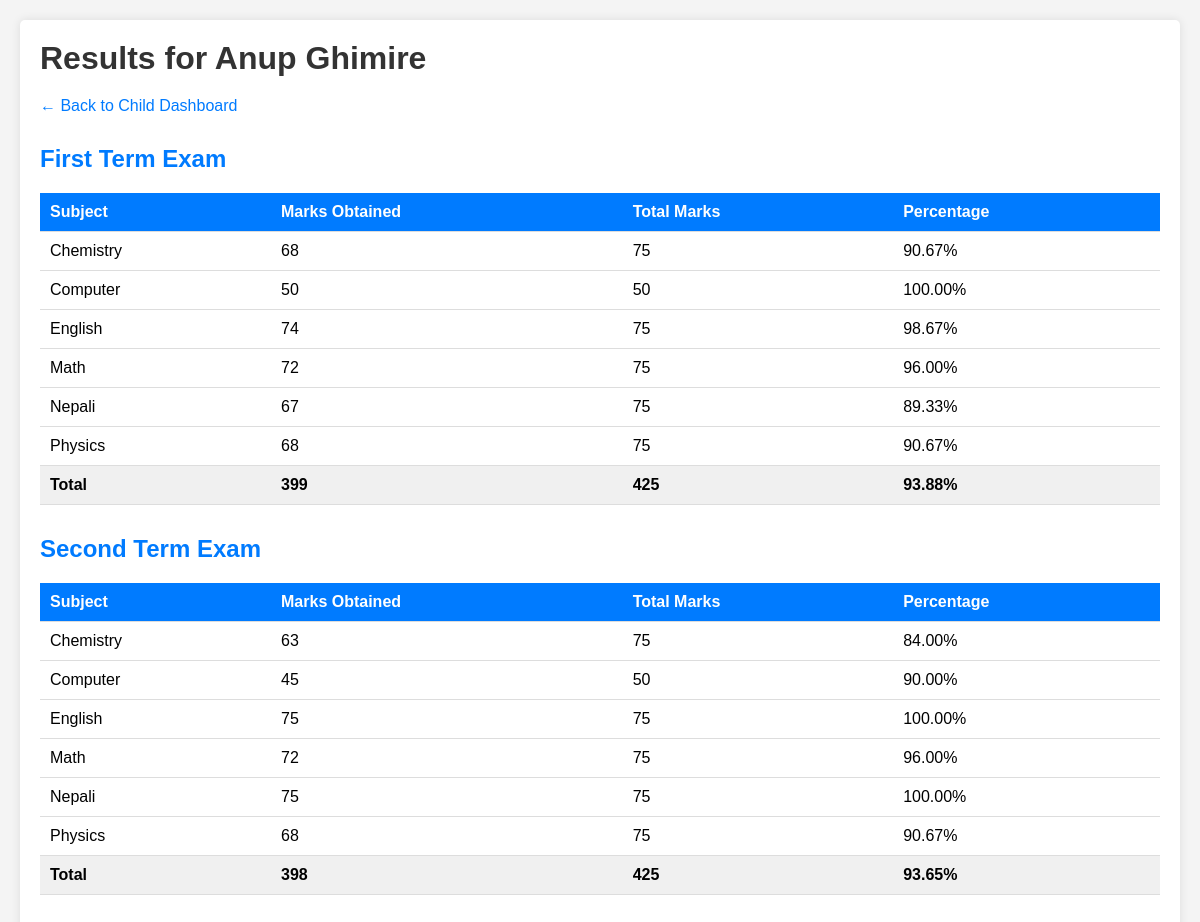
Screenshot of /parent/child_results.php?student_id=2 (signed in) with the database file from the repository.
### tables this page shows
CREATE TABLE `students` (
  `id` int(11) NOT NULL,
  `student_id` varchar(20) NOT NULL,
  `name` varchar(100) NOT NULL,
  `email` varchar(100) DEFAULT NULL,
  `phone` varchar(15) DEFAULT NULL,
  `class` varchar(10) NOT NULL,
  `section` varchar(5) DEFAULT NULL,
  `roll_no` int(11) DEFAULT NULL,
  `address` text DEFAULT NULL,
  `password` varchar(255) NOT NULL,
  `created_at` timestamp NOT NULL DEFAULT current_timestamp()
);

CREATE TABLE `results` (
  `id` int(11) NOT NULL,
  `student_id` int(11) NOT NULL,
  `class` varchar(10) NOT NULL,
  `exam_name` varchar(100) NOT NULL,
  `subject` varchar(100) NOT NULL,
  `marks` int(11) NOT NULL,
  `total_marks` int(11) NOT NULL,
  `entered_by` int(11) NOT NULL,
  `entered_at` timestamp NOT NULL DEFAULT current_timestamp()
);

### parent/child_results.php (the view, shortened to what this page needs)
<?php
include '../config.php';
$student_id = isset($_GET['student_id']) ? intval($_GET['student_id']) : 0;
$student_sql = "SELECT name FROM students WHERE id = $student_id";
$student_res = mysqli_query($conn, $student_sql);
$student = mysqli_fetch_assoc($student_res);
$results_sql = "SELECT * FROM results WHERE student_id = $student_id ORDER BY exam_name, subject";
$results_res = mysqli_query($conn, $results_sql);
$results_by_exam = [];
while ($row = mysqli_fetch_assoc($results_res)) {
    $results_by_exam[$row['exam_name']][] = $row;
}
?>
<!DOCTYPE html>
<html>
<head>
    <link rel="stylesheet" href="../css/style.css">
</head>
<body>
    <div class="container">
        <h1>Results for <?php echo $student['name']; ?></h1>
        <p><a href="view_child.php?student_id=<?php echo $student_id; ?>">← Back to Child Dashboard</a></p>
        <?php if (empty($results_by_exam)): ?>
            <p>No results found.</p>
        <?php else: ?>
            <?php foreach ($results_by_exam as $exam => $subjects): ?>
                <h2><?php echo $exam; ?></h2>
                <table>
                    <tr>
                        <th>Subject</th>
                        <th>Marks Obtained</th>
                        <th>Total Marks</th>
                        <th>Percentage</th>
                    </tr>
                    <?php
                    $total_obtained = 0;
                    $total_max = 0;
                    foreach ($subjects as $s):
                        $total_obtained += $s['marks'];
                        $total_max += $s['total_marks'];
                    ?>
                    <tr>
                        <td><?php echo $s['subject']; ?></td>
                        <td><?php echo $s['marks']; ?></td>
                        <td><?php echo $s['total_marks']; ?></td>
                        <td><?php echo number_format(($s['marks']/$s['total_marks'])*100, 2); ?>%</td>
                    </tr>
                    <?php endforeach; ?>
                    <tr style="font-weight:bold; background:#f0f0f0;">
                        <td>Total</td>
                        <td><?php echo $total_obtained; ?></td>
                        <td><?php echo $total_max; ?></td>
                        <td><?php echo number_format(($total_obtained/$total_max)*100, 2); ?>%</td>
                    </tr>
                </table>
            <?php endforeach; ?>
        <?php endif; ?>
    </div>
</body>
</html>

### css/style.css (style rules this page uses)
* { margin: 0; padding: 0; box-sizing: border-box; }
body { font-family: Arial, sans-serif; background: #f4f4f4; padding: 20px; }
.container { max-width: 1200px; margin: 0 auto; background: white; padding: 20px; border-radius: 5px; box-shadow: 0 0 10px rgba(0,0,0,0.1); }
h1, h2, h3 { color: #333; margin-bottom: 20px; }
table { width: 100%; border-collapse: collapse; margin: 20px 0; }
th, td { padding: 10px; text-align: left; border-bottom: 1px solid #ddd; }
th { background: #007bff; color: white; }
a { color: #007bff; text-decoration: none; }
h2 { color: #007bff; margin-top: 30px; }

### rows the page displays
students: name "Anup Ghimire"
results: subject "Chemistry", marks "68", total_marks "75", ($s['marks']/$s['total_marks'])*100 "90.67"
results: subject "Computer", marks "50", total_marks "50", ($s['marks']/$s['total_marks'])*100 "100.00"
results: subject "English", marks "74", total_marks "75", ($s['marks']/$s['total_marks'])*100 "98.67"
results: subject "Math", marks "72", total_marks "75", ($s['marks']/$s['total_marks'])*100 "96.00"
results: subject "Nepali", marks "67", total_marks "75", ($s['marks']/$s['total_marks'])*100 "89.33"
results: subject "Physics", marks "68", total_marks "75", ($s['marks']/$s['total_marks'])*100 "90.67"
results: subject "Chemistry", marks "63", total_marks "75", ($s['marks']/$s['total_marks'])*100 "84.00"
results: subject "Computer", marks "45", total_marks "50", ($s['marks']/$s['total_marks'])*100 "90.00"
results: subject "English", marks "75", total_marks "75", ($s['marks']/$s['total_marks'])*100 "100.00"
results: subject "Math", marks "72", total_marks "75", ($s['marks']/$s['total_marks'])*100 "96.00"
results: subject "Nepali", marks "75", total_marks "75", ($s['marks']/$s['total_marks'])*100 "100.00"
results: subject "Physics", marks "68", total_marks "75", ($s['marks']/$s['total_marks'])*100 "90.67"

### other values shown
$exam "First Term Exam"
$total_obtained "399"
$total_max "425"
$exam "Second Term Exam"
$total_obtained "398"
